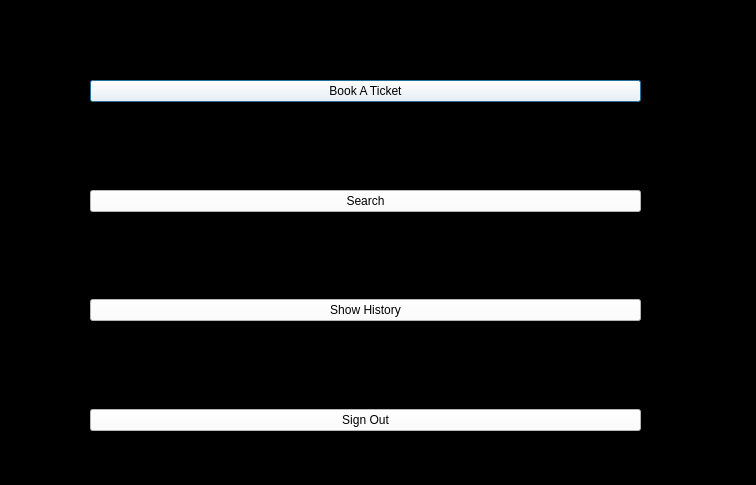
<?xml version="1.0" encoding="UTF-8"?>
<ui version="4.0">
 <class>customer_page</class>
 <widget class="QDialog" name="customer_page">
  <property name="geometry">
   <rect>
    <x>0</x>
    <y>0</y>
    <width>756</width>
    <height>485</height>
   </rect>
  </property>
  <property name="windowTitle">
   <string>Dialog</string>
  </property>
  <property name="styleSheet">
   <string notr="true">background-color: rgb(0, 0, 0);</string>
  </property>
  <widget class="QLabel" name="label">
   <property name="geometry">
    <rect>
     <x>0</x>
     <y>0</y>
     <width>321</width>
     <height>41</height>
    </rect>
   </property>
   <property name="styleSheet">
    <string notr="true">color: rgb(0, 221, 0);
background-color: rgb(0, 0, 0);
font: 16pt &quot;Pristina&quot;;</string>
   </property>
   <property name="text">
    <string/>
   </property>
  </widget>
  <widget class="QWidget" name="formLayoutWidget">
   <property name="geometry">
    <rect>
     <x>90</x>
     <y>80</y>
     <width>551</width>
     <height>351</height>
    </rect>
   </property>
   <layout class="QFormLayout" name="formLayout">
    <item row="0" column="0" colspan="2">
     <widget class="QPushButton" name="pushButton">
      <property name="styleSheet">
       <string notr="true">font: 13pt &quot;Pristina&quot;;
color: rgb(0, 0, 0);
background-color: rgb(255, 255, 255);
</string>
      </property>
      <property name="text">
       <string>Book A Ticket</string>
      </property>
     </widget>
    </item>
    <item row="1" column="0">
     <spacer name="verticalSpacer">
      <property name="orientation">
       <enum>Qt::Vertical</enum>
      </property>
      <property name="sizeHint" stdset="0">
       <size>
        <width>20</width>
        <height>40</height>
       </size>
      </property>
     </spacer>
    </item>
    <item row="2" column="0" colspan="2">
     <widget class="QPushButton" name="pushButton_2">
      <property name="styleSheet">
       <string notr="true">font: 13pt &quot;Pristina&quot;;
color: rgb(0, 0, 0);
background-color: rgb(255, 255, 255);
</string>
      </property>
      <property name="text">
       <string>Search</string>
      </property>
     </widget>
    </item>
    <item row="3" column="0">
     <spacer name="verticalSpacer_3">
      <property name="orientation">
       <enum>Qt::Vertical</enum>
      </property>
      <property name="sizeHint" stdset="0">
       <size>
        <width>20</width>
        <height>40</height>
       </size>
      </property>
     </spacer>
    </item>
    <item row="4" column="0" colspan="2">
     <widget class="QPushButton" name="pushButton_3">
      <property name="styleSheet">
       <string notr="true">font: 13pt &quot;Pristina&quot;;
color: rgb(0, 0, 0);
background-color: rgb(255, 255, 255);
</string>
      </property>
      <property name="text">
       <string>Show History</string>
      </property>
     </widget>
    </item>
    <item row="5" column="0">
     <spacer name="verticalSpacer_4">
      <property name="orientation">
       <enum>Qt::Vertical</enum>
      </property>
      <property name="sizeHint" stdset="0">
       <size>
        <width>20</width>
        <height>40</height>
       </size>
      </property>
     </spacer>
    </item>
    <item row="6" column="0" colspan="2">
     <widget class="QPushButton" name="pushButton_5">
      <property name="styleSheet">
       <string notr="true">font: 13pt &quot;Pristina&quot;;
color: rgb(0, 0, 0);
background-color: rgb(255, 255, 255);
</string>
      </property>
      <property name="text">
       <string>Sign Out</string>
      </property>
     </widget>
    </item>
   </layout>
  </widget>
 </widget>
 <resources/>
 <connections/>
</ui>
